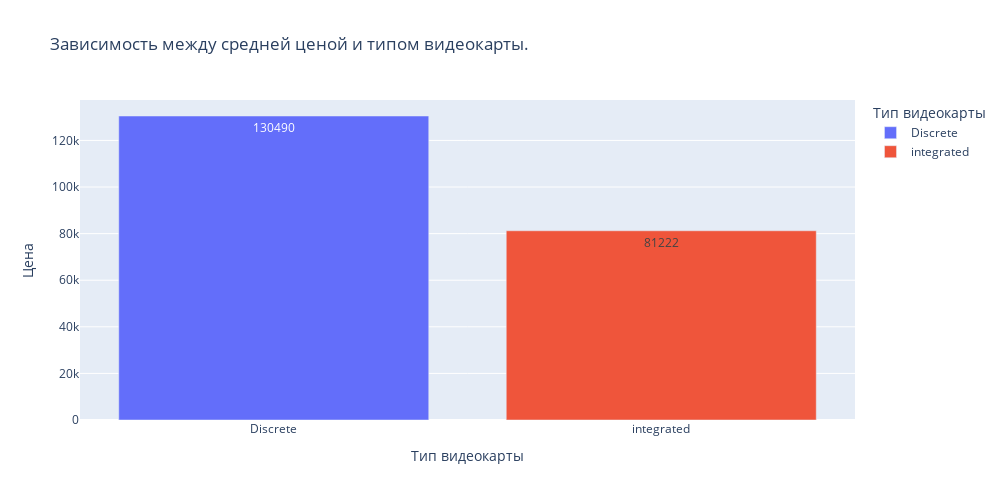

Here is the notebook cell this chart was saved with:
### Markdown cell above
### Зависимость между средней ценой и типом видеокарты.

### Code cell
price_cores = df.groupby( by='Тип видеокарты', as_index=False)[['Цена']].mean().round()

fig = px.bar(
    data_frame = price_cores, 
    x="Тип видеокарты", 
    y="Цена", 
    color='Тип видеокарты', 
    text = 'Цена', 
    orientation='v', 
    height=500, 
    width=1000, 
    title = 'Зависимость между средней ценой и типом видеокарты.' 
)

fig.show()

### Figure 1 — Plotly figure (JSON) as saved in the notebook; plotly's stock layout.template omitted (floating-point values rounded to 4 significant figures)
{"data": [{"alignmentgroup": "True", "hovertemplate": "Тип видеокарты=%{x}<br>Цена=%{text}<extra></extra>", "legendgroup": "Discrete", "marker": {"color": "#636efa", "pattern": {"shape": ""}}, "name": "Discrete", "offsetgroup": "Discrete", "orientation": "v", "showlegend": true, "text": [130490], "textposition": "auto", "type": "bar", "x": ["Discrete"], "xaxis": "x", "y": [130490], "yaxis": "y"}, {"alignmentgroup": "True", "hovertemplate": "Тип видеокарты=%{x}<br>Цена=%{text}<extra></extra>", "legendgroup": "integrated", "marker": {"color": "#EF553B", "pattern": {"shape": ""}}, "name": "integrated", "offsetgroup": "integrated", "orientation": "v", "showlegend": true, "text": [81222], "textposition": "auto", "type": "bar", "x": ["integrated"], "xaxis": "x", "y": [81222], "yaxis": "y"}], "layout": {"barmode": "relative", "height": 500, "legend": {"title": {"text": "Тип видеокарты"}, "tracegroupgap": 0}, "title": {"text": "Зависимость между средней ценой и типом видеокарты."}, "width": 1000, "xaxis": {"anchor": "y", "categoryarray": ["Discrete", "integrated"], "categoryorder": "array", "domain": [0, 1], "title": {"text": "Тип видеокарты"}}, "yaxis": {"anchor": "x", "domain": [0, 1], "title": {"text": "Цена"}}}}
